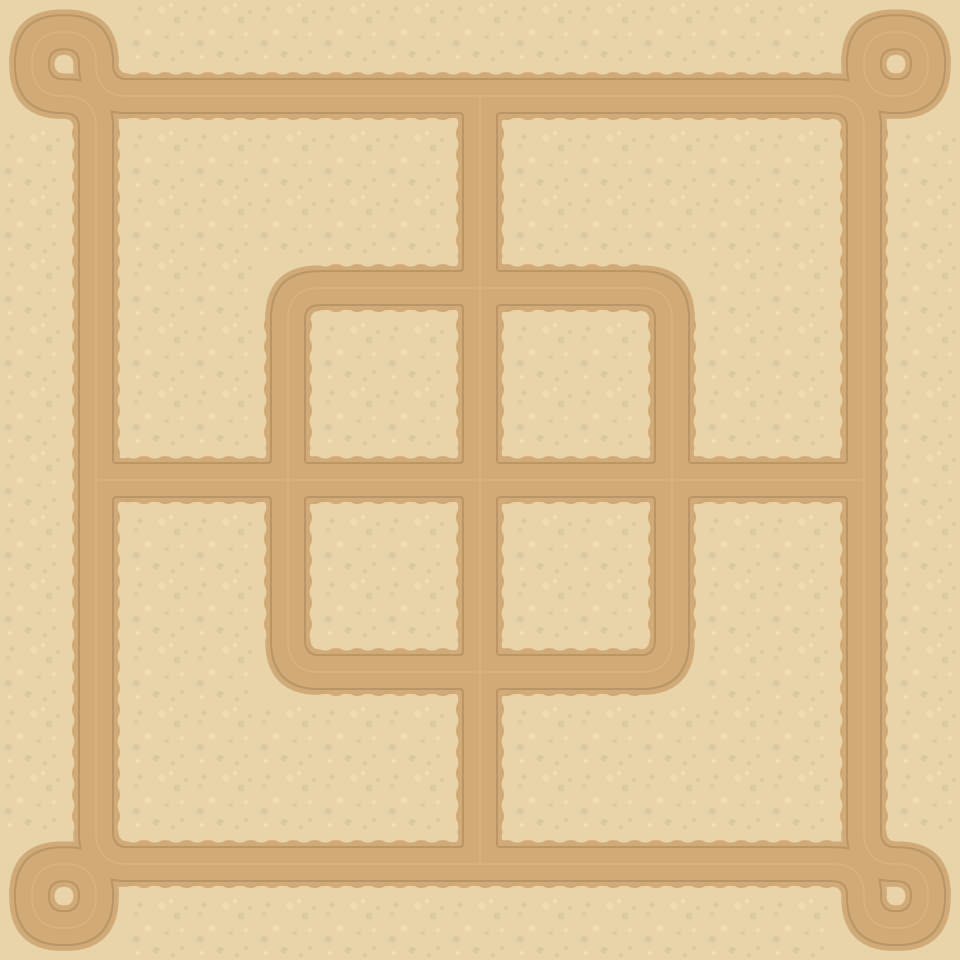

Rendered tile map (Tiled .tmx) drawn with the repository's tilesets; below, a short description and the full map source, tile grids included:
An orthogonal 15x15 tile map with 64x64 px tiles, 2 tile layers (piso, camino) and 18 objects.

<map version="1.5" tiledversion="1.7.0" orientation="orthogonal" renderorder="right-down" width="15" height="15" tilewidth="64" tileheight="64" infinite="0" nextlayerid="5" nextobjectid="20">
 <tileset firstgid="1" source="terrainTiles_default.tsx" />
 <layer id="1" name="piso" width="15" height="15">
  <data encoding="csv">
31,31,31,31,31,31,31,31,31,31,31,31,31,31,31,
31,31,31,31,31,31,31,31,31,31,31,31,31,31,31,
31,31,31,31,31,31,31,31,31,31,31,31,31,31,31,
31,31,31,31,31,31,31,31,31,31,31,31,31,31,31,
31,31,31,31,31,31,31,31,31,31,31,31,31,31,31,
31,31,31,31,31,31,31,31,31,31,31,31,31,31,31,
31,31,31,31,31,31,31,31,31,31,31,31,31,31,31,
31,31,31,31,31,31,31,31,31,31,31,31,31,31,31,
31,31,31,31,31,31,31,31,31,31,31,31,31,31,31,
31,31,31,31,31,31,31,31,31,31,31,31,31,31,31,
31,31,31,31,31,31,31,31,31,31,31,31,31,31,31,
31,31,31,31,31,31,31,31,31,31,31,31,31,31,31,
31,31,31,31,31,31,31,31,31,31,31,31,31,31,31,
31,31,31,31,31,31,31,31,31,31,31,31,31,31,31,
31,31,31,31,31,31,31,31,31,31,31,31,31,31,31
</data>
 </layer>
 <layer id="2" name="camino" width="15" height="15">
  <data encoding="csv">
34,35,0,0,0,0,0,0,0,0,0,0,0,34,35,
36,32,23,23,23,23,23,27,23,23,23,23,23,32,37,
0,22,0,0,0,0,0,22,0,0,0,0,0,22,0,
0,22,0,0,0,0,0,22,0,0,0,0,0,22,0,
0,22,0,0,34,23,23,33,23,23,35,0,0,22,0,
0,22,0,0,22,0,0,22,0,0,22,0,0,22,0,
0,22,0,0,22,0,0,22,0,0,22,0,0,22,0,
0,24,23,23,33,23,23,33,23,23,33,23,23,25,0,
0,22,0,0,22,0,0,22,0,0,22,0,0,22,0,
0,22,0,0,22,0,0,22,0,0,22,0,0,22,0,
0,22,0,0,36,23,23,33,23,23,37,0,0,22,0,
0,22,0,0,0,0,0,22,0,0,0,0,0,22,0,
0,22,0,0,0,0,0,22,0,0,0,0,0,22,0,
34,32,23,23,23,23,23,26,23,23,23,23,23,32,35,
36,37,0,0,0,0,0,0,0,0,0,0,0,36,37
</data>
 </layer>
 <objectgroup id="3" name="Road">
  <object id="1" x="862" y="32" width="68" height="66" />
  <object id="2" x="854" y="104" width="18" height="756" />
  <object id="3" x="860" y="860" width="66" height="62" />
  <object id="4" x="80" y="858" width="772" height="14" />
  <object id="5" x="38" y="864" width="54" height="62" />
  <object id="6" x="36" y="32" width="64" height="62" />
  <object id="7" x="98" y="82" width="760" height="20" />
  <object id="9" x="82" y="86" width="24" height="772" />
  <object id="10" x="114" y="468" width="748" height="18" />
  <object id="11" x="470" y="100" width="20" height="760" />
  <object id="12" x="292" y="278" width="376" height="20" />
  <object id="13" x="282" y="300" width="18" height="358" />
  <object id="14" x="286" y="660" width="386" height="16" />
  <object id="15" x="660" y="294" width="18" height="360" />
 </objectgroup>
 <objectgroup id="4" name="Wall">
  <object id="16" x="0" y="-2" width="958" />
  <object id="17" x="960" y="-2" height="960" />
  <object id="18" x="2" y="960" width="956" />
  <object id="19" x="0" y="-4" width="4" height="968" />
 </objectgroup>
</map>
